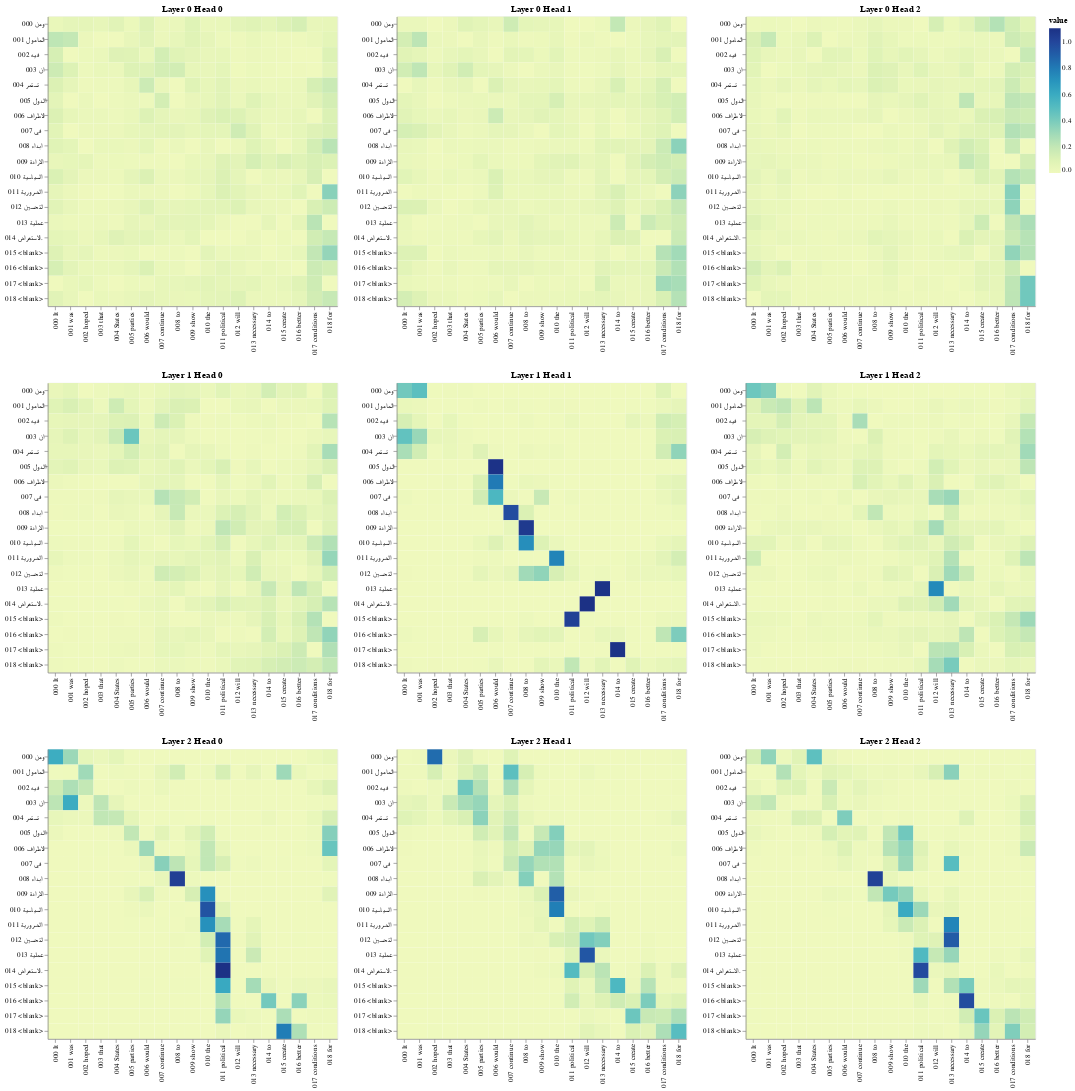

Notebook code cell kept with this figure:
### Code cell
# Encoder Self-Attention
get_all_attention_maps("encoder-decoder", layers, heads, encoder_input_tokens.split(), decoder_input_tokens.split(), min(20, sentence_len))

### Figure 1 — Vega-Lite specification as saved in the notebook (floating-point values rounded to 4 significant figures; data arrays with more than 128 entries replaced by an {"elided": "..."} marker saying what was removed)
{"config": {"view": {"continuousWidth": 300, "continuousHeight": 300}}, "vconcat": [{"hconcat": [{"data": {"name": "data-44488e9df0426f760ba96eeeae5bbb8e"}, "mark": {"type": "rect"}, "encoding": {"color": {"field": "value", "type": "quantitative"}, "tooltip": [{"field": "row", "type": "quantitative"}, {"field": "column", "type": "quantitative"}, {"field": "value", "type": "quantitative"}, {"field": "row_token", "type": "nominal"}, {"field": "col_token", "type": "nominal"}], "x": {"axis": {"title": ""}, "field": "col_token", "type": "nominal"}, "y": {"axis": {"title": ""}, "field": "row_token", "type": "nominal"}}, "height": 400, "name": "view_262", "title": "Layer 0 Head 0", "width": 400}, {"data": {"name": "data-f3c22dd5857ab7f04127a3f08591c38f"}, "mark": {"type": "rect"}, "encoding": {"color": {"field": "value", "type": "quantitative"}, "tooltip": [{"field": "row", "type": "quantitative"}, {"field": "column", "type": "quantitative"}, {"field": "value", "type": "quantitative"}, {"field": "row_token", "type": "nominal"}, {"field": "col_token", "type": "nominal"}], "x": {"axis": {"title": ""}, "field": "col_token", "type": "nominal"}, "y": {"axis": {"title": ""}, "field": "row_token", "type": "nominal"}}, "height": 400, "name": "view_263", "title": "Layer 0 Head 1", "width": 400}, {"data": {"name": "data-399f9bfea6b80e84c86a3eeac2851e94"}, "mark": {"type": "rect"}, "encoding": {"color": {"field": "value", "type": "quantitative"}, "tooltip": [{"field": "row", "type": "quantitative"}, {"field": "column", "type": "quantitative"}, {"field": "value", "type": "quantitative"}, {"field": "row_token", "type": "nominal"}, {"field": "col_token", "type": "nominal"}], "x": {"axis": {"title": ""}, "field": "col_token", "type": "nominal"}, "y": {"axis": {"title": ""}, "field": "row_token", "type": "nominal"}}, "height": 400, "name": "view_264", "title": "Layer 0 Head 2", "width": 400}]}, {"hconcat": [{"data": {"name": "data-b16fe724eab954d27185be44c346498d"}, "mark": {"type": "rect"}, "encoding": {"color": {"field": "value", "type": "quantitative"}, "tooltip": [{"field": "row", "type": "quantitative"}, {"field": "column", "type": "quantitative"}, {"field": "value", "type": "quantitative"}, {"field": "row_token", "type": "nominal"}, {"field": "col_token", "type": "nominal"}], "x": {"axis": {"title": ""}, "field": "col_token", "type": "nominal"}, "y": {"axis": {"title": ""}, "field": "row_token", "type": "nominal"}}, "height": 400, "name": "view_265", "title": "Layer 1 Head 0", "width": 400}, {"data": {"name": "data-388fe5cd4743b2fb76d18304712560fd"}, "mark": {"type": "rect"}, "encoding": {"color": {"field": "value", "type": "quantitative"}, "tooltip": [{"field": "row", "type": "quantitative"}, {"field": "column", "type": "quantitative"}, {"field": "value", "type": "quantitative"}, {"field": "row_token", "type": "nominal"}, {"field": "col_token", "type": "nominal"}], "x": {"axis": {"title": ""}, "field": "col_token", "type": "nominal"}, "y": {"axis": {"title": ""}, "field": "row_token", "type": "nominal"}}, "height": 400, "name": "view_266", "title": "Layer 1 Head 1", "width": 400}, {"data": {"name": "data-d5f55a0dfc4cdbea0bc06e2207ba1eca"}, "mark": {"type": "rect"}, "encoding": {"color": {"field": "value", "type": "quantitative"}, "tooltip": [{"field": "row", "type": "quantitative"}, {"field": "column", "type": "quantitative"}, {"field": "value", "type": "quantitative"}, {"field": "row_token", "type": "nominal"}, {"field": "col_token", "type": "nominal"}], "x": {"axis": {"title": ""}, "field": "col_token", "type": "nominal"}, "y": {"axis": {"title": ""}, "field": "row_token", "type": "nominal"}}, "height": 400, "name": "view_267", "title": "Layer 1 Head 2", "width": 400}]}, {"hconcat": [{"data": {"name": "data-08f7257b8b4130f63284739b017a3cb2"}, "mark": {"type": "rect"}, "encoding": {"color": {"field": "value", "type": "quantitative"}, "tooltip": [{"field": "row", "type": "quantitative"}, {"field": "column", "type": "quantitative"}, {"field": "value", "type": "quantitative"}, {"field": "row_token", "type": "nominal"}, {"field": "col_token", "type": "nominal"}], "x": {"axis": {"title": ""}, "field": "col_token", "type": "nominal"}, "y": {"axis": {"title": ""}, "field": "row_token", "type": "nominal"}}, "height": 400, "name": "view_268", "title": "Layer 2 Head 0", "width": 400}, {"data": {"name": "data-b17de5dc40cb74c8adab0a14662a751b"}, "mark": {"type": "rect"}, "encoding": {"color": {"field": "value", "type": "quantitative"}, "tooltip": [{"field": "row", "type": "quantitative"}, {"field": "column", "type": "quantitative"}, {"field": "value", "type": "quantitative"}, {"field": "row_token", "type": "nominal"}, {"field": "col_token", "type": "nominal"}], "x": {"axis": {"title": ""}, "field": "col_token", "type": "nominal"}, "y": {"axis": {"title": ""}, "field": "row_token", "type": "nominal"}}, "height": 400, "name": "view_269", "title": "Layer 2 Head 1", "width": 400}, {"data": {"name": "data-d4d1b4242ccac78e2b0d99bfa81172ae"}, "mark": {"type": "rect"}, "encoding": {"color": {"field": "value", "type": "quantitative"}, "tooltip": [{"field": "row", "type": "quantitative"}, {"field": "column", "type": "quantitative"}, {"field": "value", "type": "quantitative"}, {"field": "row_token", "type": "nominal"}, {"field": "col_token", "type": "nominal"}], "x": {"axis": {"title": ""}, "field": "col_token", "type": "nominal"}, "y": {"axis": {"title": ""}, "field": "row_token", "type": "nominal"}}, "height": 400, "name": "view_270", "title": "Layer 2 Head 2", "width": 400}]}], "params": [{"name": "param_270", "select": {"type": "interval", "encodings": ["x", "y"]}, "bind": "scales", "views": ["view_262"]}, {"name": "param_271", "select": {"type": "interval", "encodings": ["x", "y"]}, "bind": "scales", "views": ["view_263"]}, {"name": "param_272", "select": {"type": "interval", "encodings": ["x", "y"]}, "bind": "scales", "views": ["view_264"]}, {"name": "param_273", "select": {"type": "interval", "encodings": ["x", "y"]}, "bind": "scales", "views": ["view_265"]}, {"name": "param_274", "select": {"type": "interval", "encodings": ["x", "y"]}, "bind": "scales", "views": ["view_266"]}, {"name": "param_275", "select": {"type": "interval", "encodings": ["x", "y"]}, "bind": "scales", "views": ["view_267"]}, {"name": "param_276", "select": {"type": "interval", "encodings": ["x", "y"]}, "bind": "scales", "views": ["view_268"]}, {"name": "param_277", "select": {"type": "interval", "encodings": ["x", "y"]}, "bind": "scales", "views": ["view_269"]}, {"name": "param_278", "select": {"type": "interval", "encodings": ["x", "y"]}, "bind": "scales", "views": ["view_270"]}], "$schema": "https://vega.github.io/schema/vega-lite/v5.20.1.json", "datasets": {"data-44488e9df0426f760ba96eeeae5bbb8e": {"elided": "361 records"}, "data-f3c22dd5857ab7f04127a3f08591c38f": {"elided": "361 records"}, "data-399f9bfea6b80e84c86a3eeac2851e94": {"elided": "361 records"}, "data-b16fe724eab954d27185be44c346498d": {"elided": "361 records"}, "data-388fe5cd4743b2fb76d18304712560fd": {"elided": "361 records"}, "data-d5f55a0dfc4cdbea0bc06e2207ba1eca": {"elided": "361 records"}, "data-08f7257b8b4130f63284739b017a3cb2": {"elided": "361 records"}, "data-b17de5dc40cb74c8adab0a14662a751b": {"elided": "361 records"}, "data-d4d1b4242ccac78e2b0d99bfa81172ae": {"elided": "361 records"}}}
